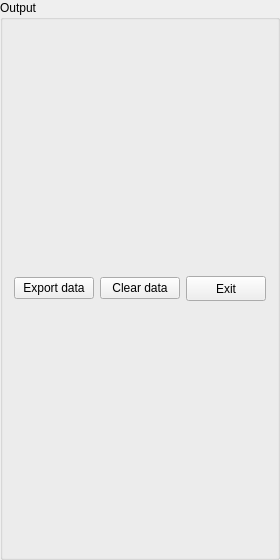
       <widget class="QGroupBox" name="groupBox_3">
        <property name="minimumSize">
         <size>
          <width>0</width>
          <height>560</height>
         </size>
        </property>
        <property name="maximumSize">
         <size>
          <width>16777215</width>
          <height>1111111</height>
         </size>
        </property>
        <property name="title">
         <string>Output</string>
        </property>
        <layout class="QGridLayout" name="gridLayout_2">
         <item row="0" column="0">
          <layout class="QGridLayout" name="EditorLayout"/>
         </item>
         <item row="1" column="0">
          <layout class="QHBoxLayout" name="horizontalLayout">
           <item>
            <widget class="QPushButton" name="Export_PB">
             <property name="sizePolicy">
              <sizepolicy hsizetype="Preferred" vsizetype="Fixed">
               <horstretch>0</horstretch>
               <verstretch>0</verstretch>
              </sizepolicy>
             </property>
             <property name="minimumSize">
              <size>
               <width>0</width>
               <height>0</height>
              </size>
             </property>
             <property name="maximumSize">
              <size>
               <width>600</width>
               <height>16777215</height>
              </size>
             </property>
             <property name="text">
              <string>Export data</string>
             </property>
            </widget>
           </item>
           <item>
            <widget class="QPushButton" name="pushButton_3">
             <property name="sizePolicy">
              <sizepolicy hsizetype="Preferred" vsizetype="Fixed">
               <horstretch>0</horstretch>
               <verstretch>0</verstretch>
              </sizepolicy>
             </property>
             <property name="text">
              <string>Clear data</string>
             </property>
            </widget>
           </item>
           <item>
            <widget class="QPushButton" name="pushButton_4">
             <property name="sizePolicy">
              <sizepolicy hsizetype="Preferred" vsizetype="Preferred">
               <horstretch>0</horstretch>
               <verstretch>0</verstretch>
              </sizepolicy>
             </property>
             <property name="maximumSize">
              <size>
               <width>1222222</width>
               <height>25</height>
              </size>
             </property>
             <property name="text">
              <string>Exit</string>
             </property>
            </widget>
           </item>
          </layout>
         </item>
        </layout>
       </widget>
